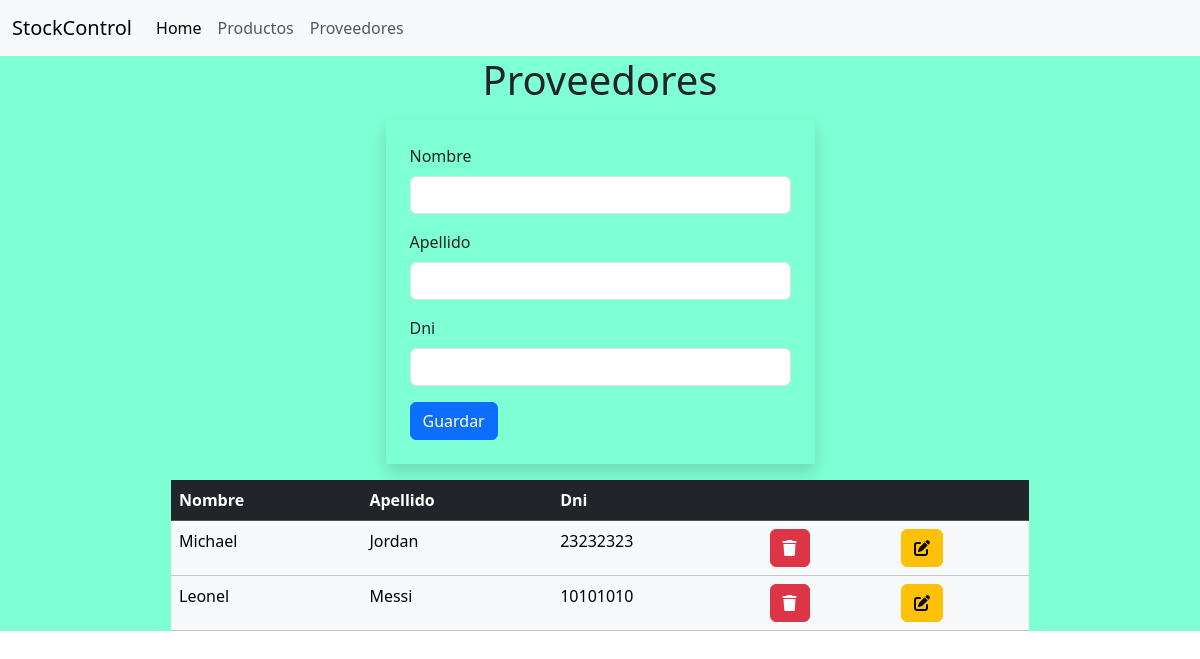
Screenshot of /proveedores/ with the database file from the repository.
### compra/models.py (models this page shows)
class Proveedor(models.Model):
    nombre = models.CharField(max_length=50)
    apellido = models.CharField(max_length=50)
    dni = models.IntegerField(max_length=8)

### compra/views.py (the view)
# urls.py: path('proveedores/',views.proveedores, name="proveedores"),
def proveedores(request):
    proveedores = Proveedor.objects.all()
    return render(
        request,
        "proveedores.html",
        {'proveedores': proveedores}
    )

### compra/templates/proveedores.html (shortened to what this page needs)
{% extends 'main.html' %}
{% block content %}
<div class="container-fluid w-75">
    <h1 class="text-center">Proveedores</h1>
    <form class="w-50 shadow mx-auto p-4 m-3" method="post" action="{% url 'agregarProveedor' %}">
        <div class="mb-3">
            <label for="exampleInputText" class="form-label">Nombre</label>
            <input name="nombre" type="text" class="form-control" required>
        </div>
        <div class="mb-3">
            <label for="exampleInputText" class="form-label">Apellido</label>
            <input name="apellido" type="text" class="form-control" required>
        </div>
        <div class="mb-3">
            <label for="exampleInputText" class="form-label">Dni</label>
            <input name="dni" type="number" class="form-control" required>
        </div>
        <button type="submit" class="btn btn-primary">Guardar</button>
    </form>
    <table class="table table-light ">
        <tr class="table-dark">
            <th>Nombre</th>
            <th>Apellido</th>
            <th>Dni</th>
            <th colspan="2">
            </th>
        </tr>
        {% for proveedor in proveedores %}
        <tr>
            <td>{{ proveedor.nombre }}</td>
            <td>{{ proveedor.apellido }}</td>
            <td>{{ proveedor.dni }}</td>
            <td>
                <form action="{% url 'eliminarProveedor' proveedor.id %}"
                    onClick="return confirm('Esta seguro de eliminar este proveedor?')">
                    <button class="btn btn-danger">
                        <i class="fa fa-trash"></i>
                    </button>
                </form>
            </td>
            <td>
                <form action="{% url 'editarProveedor' proveedor.id %}">
                    <button class="btn btn-warning">
                        <i class="fa fa-edit"></i>
                    </button>
                </form>
            </td>
        </tr>
        {% endfor %}
    </table>
</div>
{% endblock %}

### rows the page displays
Proveedor: nombre "Michael", apellido "Jordan", dni "23232323"
Proveedor: nombre "Leonel", apellido "Messi", dni "10101010"
